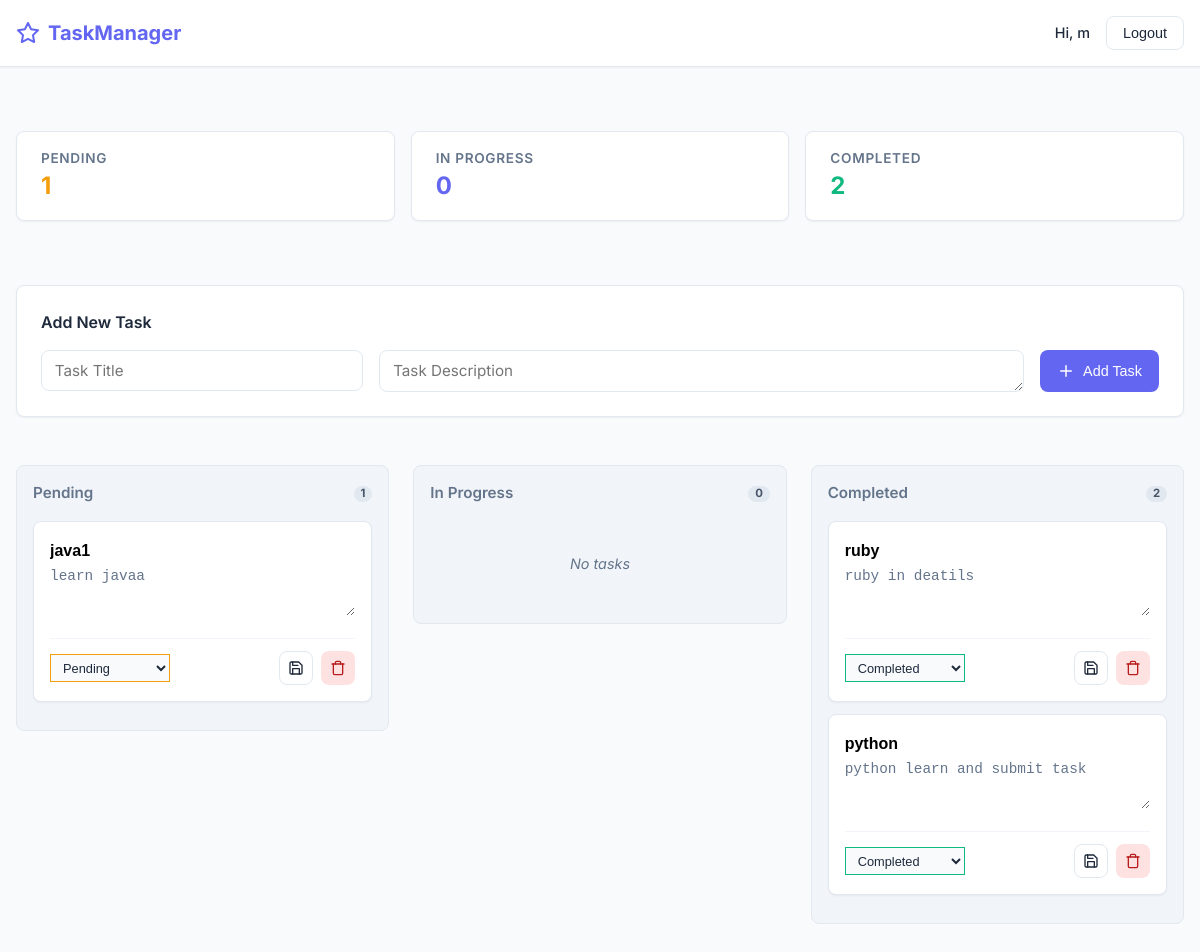
/tasks/dashboard (signed in), run on an earlier commit of the app's database.
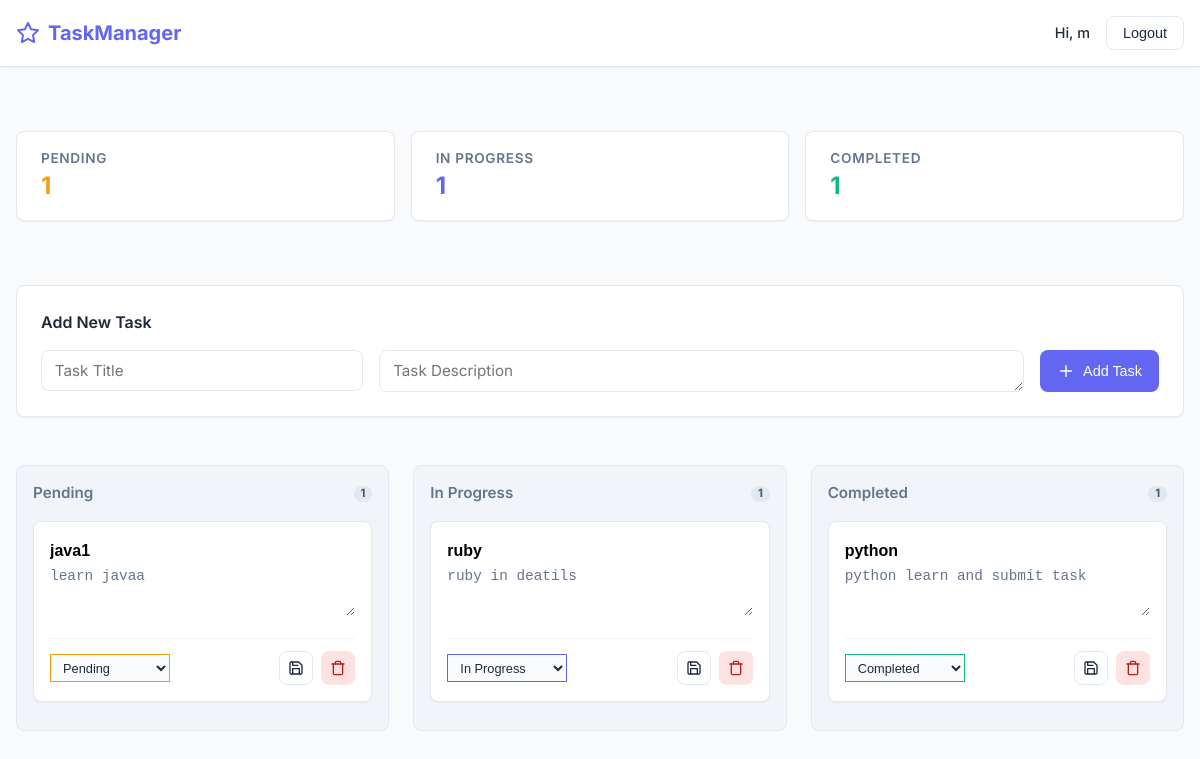
And on a later commit of the database.
### app/models/task.py (models this page shows)
class Task(db.Model):
    __tablename__ = "tasks"
    id = db.Column(db.Integer, primary_key=True)
    title = db.Column(db.String(200), nullable=False)
    description = db.Column(db.Text, nullable=False)
    status = db.Column(db.String(50), default="pending")
    user_id = db.Column(db.Integer, db.ForeignKey("user.id"), nullable=False)

### app/routes/tasks.py (the view)
@tasks_bp.route("/dashboard")
@login_required
def dashboard():
    tasks = Task.query.filter_by(user_id=session["user_id"]).all()
    counts = {
        "pending": sum(t.status == "pending" for t in tasks),
        "in_progress": sum(t.status == "in-progress" for t in tasks),
        "completed": sum(t.status == "completed" for t in tasks),
    }
    return render_template("tasks/dashboard.html", tasks=tasks, counts=counts)

### app/__init__.py (called while the page is built)
def create_app():
    app = Flask(__name__)
    app.config.from_object(Config)
    @app.after_request
    def add_no_cache_headers(response):
        response.headers["Cache-Control"] = "no-store, no-cache, must-revalidate, max-age=0"
        response.headers["Pragma"] = "no-cache"
        response.headers["Expires"] = "0"
        return response
    db.init_app(app)
    app.register_blueprint(home_bp)
    app.register_blueprint(auth_bp)
    app.register_blueprint(tasks_bp)
    with app.app_context():
        db.create_all()
    return app

### app/routes/auth.py (called while the page is built)
def login_required(f):
    @wraps(f)
    def decorated(*args, **kwargs):
        if "username" not in session:
            return redirect(url_for("auth.login"))
        return f(*args, **kwargs)
    return decorated

### app/templates/tasks/dashboard.html (shortened to what this page needs)
{% extends "base.html" %}
{% block content %}
<div class="dashboard-layout">
    <div class="stats-bar">
        <div class="stat-card">
            <span class="stat-label">Pending</span>
            <span class="stat-value" style="color: var(--warning)">{{ counts.pending }}</span>
        </div>
        <div class="stat-card">
            <span class="stat-label">In Progress</span>
            <span class="stat-value" style="color: var(--primary)">{{ counts.in_progress }}</span>
        </div>
        <div class="stat-card">
            <span class="stat-label">Completed</span>
            <span class="stat-value" style="color: var(--success)">{{ counts.completed }}</span>
        </div>
    </div>
    <div class="card mb-4">
        <h4 style="margin-bottom: 1rem;">Add New Task</h4>
        <form id="addForm" style="display: grid; gap: 1rem; grid-template-columns: 1fr 2fr auto; align-items: start;">
            <input name="title" placeholder="Task Title" required>
            <textarea name="description" placeholder="Task Description" required rows="1"
                style="height: 42px; padding-top: 10px;"></textarea>
            <button type="submit" class="btn btn-primary" style="height: 42px;">
                <svg width="18" height="18" viewBox="0 0 24 24" fill="none" stroke="currentColor" stroke-width="2"
                    stroke-linecap="round" stroke-linejoin="round" style="margin-right: 0.5rem;">
                    <line x1="12" y1="5" x2="12" y2="19"></line>
                    <line x1="5" y1="12" x2="19" y2="12"></line>
                </svg>
                Add Task
            </button>
        </form>
    </div>
    <div class="task-board">
        {% for status, label in [('pending','Pending'),('in-progress','In Progress'),('completed','Completed')] %}
        <div class="task-column">
            <div class="column-header">
                {{ label }}
                <span class="badge badge-count">
                    {% set count = 0 %}
                    {% for task in tasks if task.status == status %}{% set count = count + 1 %}{% endfor -%}
                    {{ namespace(val=0).val + (tasks|selectattr("status", "equalto", status)|list|length) }}
                </span>
            </div>
            {% for task in tasks if task.status == status %}
            <div class="task-card" data-id="{{ task.id }}">
                <input class="title task-input-title" value="{{ task.title }}">
                <textarea class="desc task-textarea-desc"
                    oninput="this.style.height = ''; this.style.height = this.scrollHeight + 'px'">{{ task.description }}</textarea>
                <div class="task-actions">
                    <select class="status task-status-select form-select" onchange="saveTask({{ task.id }})"
                        style="border-color: {% if task.status == 'completed' %}var(--success){% elif task.status == 'in-progress' %}var(--primary){% else %}var(--warning){% endif %}; color: inherit;">
                        <option value="pending" {% if task.status=='pending' %}selected{% endif %}>Pending</option>
                        <option value="in-progress" {% if task.status=='in-progress' %}selected{% endif %}>In Progress
                        </option>
                        <option value="completed" {% if task.status=='completed' %}selected{% endif %}>Completed
                        </option>
                    </select>
                    <div style="display: flex; gap: 0.5rem;">
                        <button type="button" class="btn btn-outline btn-icon" onclick="saveTask({{ task.id }})"
                            title="Save Changes">
                        </button>
                        <button type="button" class="btn btn-danger btn-icon" onclick="deleteTask({{ task.id }})"
                            title="Delete Task">
                            <svg width="16" height="16" viewBox="0 0 24 24" fill="none" stroke="currentColor"
                                stroke-width="2" stroke-linecap="round" stroke-linejoin="round">
                                <polyline points="3 6 5 6 21 6"></polyline>
                                <path
                                    d="M19 6v14a2 2 0 0 1-2 2H7a2 2 0 0 1-2-2V6m3 0V4a2 2 0 0 1 2-2h4a2 2 0 0 1 2 2v2">
                                </path>
                            </svg>
                        </button>
                    </div>
                </div>
            </div>
            {% endfor %}
            {% if (tasks|selectattr("status", "equalto", status)|list|length) == 0 %}
            <div
                style="text-align: center; color: var(--text-muted); padding: 2rem; font-size: 0.9rem; font-style: italic;">
                No tasks
            </div>
            {% endif %}
        </div>
        {% endfor %}
    </div>
</div>
{% endblock %}

### app/templates/base.html (shortened to what this page needs)
<!DOCTYPE html>
<html lang="en">
<head>
    <link rel="stylesheet" href="{{ url_for('static', filename='css/style.css') }}">
</head>
<body>
    <nav class="navbar">
        <div class="container navbar-content">
            <a href="/" class="brand">
                <svg width="24" height="24" viewBox="0 0 24 24" fill="none" stroke="currentColor" stroke-width="2"
                    stroke-linecap="round" stroke-linejoin="round">
                    <path
                        d="M12 2l3.09 6.26L22 9.27l-5 4.87 1.18 6.88L12 17.77l-6.18 3.25L7 14.14 2 9.27l6.91-1.01L12 2z">
                    </path>
                </svg>
                TaskManager
            </a>
            <div class="nav-user">
                {% if session.get("username") %}
                <span class="user-name">Hi, {{ session.username }}</span>
                <form action="{{ url_for('auth.logout') }}" method="post">
                    <button type="submit" class="btn btn-outline">Logout</button>
                </form>
                {% else %}
                <a href="{{ url_for('auth.login') }}" class="btn btn-primary">Login</a>
                {% endif %}
            </div>
        </div>
    </nav>
    <div class="container" style="padding-top: 2rem; padding-bottom: 2rem;">
        {% block content %}{% endblock %}
    </div>
</body>
</html>

What changed in the data, as far as the page shows it:
changed Task "ruby": status "completed" → "in-progress" (drawn)
Also different on the page:
{{ counts.in_progress }}: "0" → "1"
{{ counts.completed }}: "2" → "1"
new list line: "In Progress 1"
new list line: "Completed 1"
list line gone: "In Progress 0 No tasks"
list line gone: "Completed 2"
